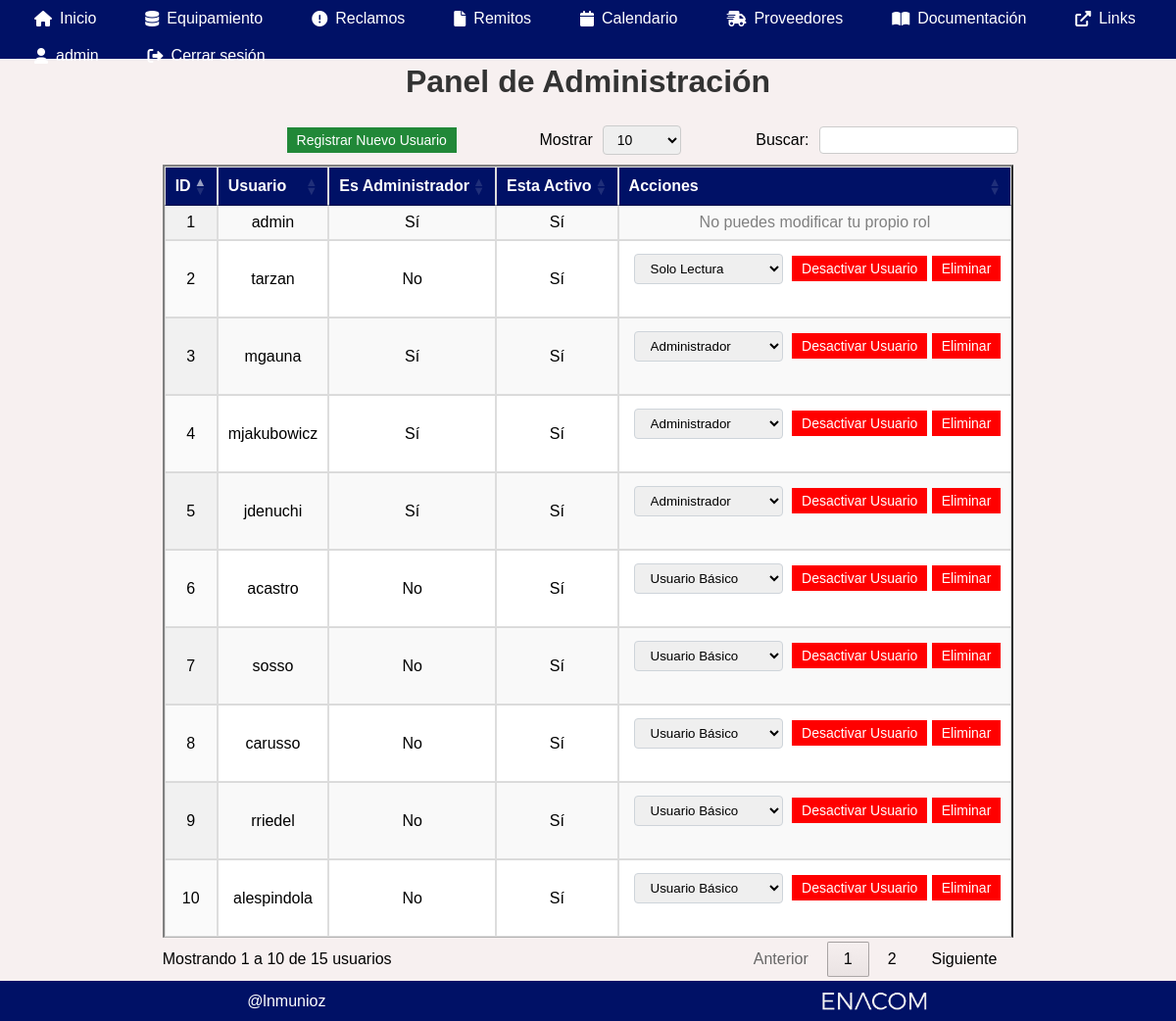
Screenshot of /admin_dashboard (signed in) with the database file from the repository.
### models.py (models this page shows, shortened)
class User(UserMixin, db.Model):
    id = db.Column(db.Integer, primary_key=True)
    username = db.Column(db.String(50), unique=True, nullable=False)
    password = db.Column(db.String(100), nullable=False)
    role = db.Column(db.String(20), nullable=False, default='lectura')  # Nueva columna
    is_admin = db.Column(db.Boolean, default=False)  # Indica si el usuario es administrador
    is_active = db.Column(db.Boolean, default=True)  # Indica si el usuario está activo
    nombre_usuario = db.Column(db.String(30), nullable=True)
    apellido_usuario = db.Column(db.String(30), nullable=True)
    email = db.Column(db.String(50), nullable=True)

### app2.py (the view, shortened to what this page needs)
@app.route('/admin_dashboard', methods=['GET', 'POST'])
@login_required
def admin_dashboard():
    mensaje = None
    if not current_user.is_admin:
        mensaje = 'Acceso Denegado'
        return redirect(url_for('index'))
    users = User.query.all()
    return render_template('admin.html', users=users, mensaje=mensaje)

### app2.py (called while the page is built)
@login_manager.user_loader
def load_user(user_id):
    return User.query.get(int(user_id))

### templates/admin.html (shortened to what this page needs)
{% extends "index.html" %}
{% block content %}
<body>
    <h1>Panel de Administración</h1>
    <div class="filtros-container">
        <a href="{{ url_for('registrar') }}" class="exportar-btn">Registrar Nuevo Usuario</a>
    </div>
    <table id="tabla-gestion-usuarios" class="display" border="2">
        <thead>
            <tr>
                <th>ID</th>
                <th>Usuario</th>
                <th>Es Administrador</th>
                <th>Esta Activo</th>
                <th>Acciones</th>
            </tr>
        </thead>
        <tbody>
            {% for user in users %}
            <tr>
                <td>{{ user.id }}</td>
                <td>{{ user.username }}</td>
                <td>{% if user.is_admin %} Sí
                    {% else %} No
                    {% endif %}
                </td>
                <td>{% if user.is_active %} Sí
                    {% else %} No
                    {% endif %}
                </td>
                <td>
                    {% if user.id != current_user.id %}
                    <form id="form-{{ user.id }}" class="user-action-form" data-username="{{ user.username }}" method="POST" action="{{ url_for('admin_dashboard') }}">
                        <select name="new_role" class="form-select" onchange="confirmRoleChange(this)" data-username="{{ user.username }}" data-prev-value="{{ user.role }}">
                            <option value="admin" {% if user.role == 'admin' %}selected{% endif %}>Administrador</option>
                            <option value="basico" {% if user.role == 'basico' %}selected{% endif %}>Usuario Básico</option>
                            <option value="lectura" {% if user.role == 'lectura' %}selected{% endif %}>Solo Lectura</option>
                        </select>
                        {% if user.is_active %}
                        <button type="button" onclick="handleUserAction('deactivate', {{ user.id }}, '{{ user.username }}')" style="background-color: red; color: white;">Desactivar Usuario</button>
                        {% else %}
                        <button type="button" onclick="handleUserAction('activate', {{ user.id }}, '{{ user.username }}')">Activar Usuario</button>
                        {% endif %}
                        <button type="button" onclick="handleUserAction('delete', {{ user.id }}, '{{ user.username }}')" style="background-color: red; color: white;">Eliminar</button>
                    </form>
                    {% else %}
                        <span style="color: gray;">No puedes modificar tu propio rol</span>
                    {% endif %}
                </td>
            </tr>
            {% endfor %}
        </tbody>
    </table>
</body>
{% endblock %}

### static/styles.css (style rules this page uses)
body { font-family: Arial, sans-serif; background-color: #f7f0f0; text-align: center; max-width: 100%; overflow-x: hidden; }
h1 { color: #333; }
table { width: 100%; margin: 20px auto; border-collapse: collapse; background: white; min-width: 600px; }
th, td { border: 1px solid #ddd; padding: 10px; }
th { background: #001166; color: white; }
button { background: #218838; font-size: 14px; color: white; border: none; padding: 5px 10px; cursor: pointer; }
.exportar-btn { display: inline-block; font-size: 14px; padding: 5px 10px; background-color: #218838; color: white; text-decoration: none; text-align: center; }
form { margin-bottom: 20px; }
input, select { padding: 5px; margin: 5px; }
.filtros-container { display: flex; align-items: center; gap: 10px; margin-bottom: 5px; }
.form-select { width: auto; display: inline-block; margin-right: 5px; padding: 0.375rem 1.75rem 0.375rem 0.75rem; border-radius: 0.25rem; border: 1px solid #ced4da; }
.content h1 { margin-top: 20px; }

### rows the page displays
User: id "1", username "admin", is_admin "Sí", is_active "Sí", shows "No puedes modificar tu propio rol"
User: id "2", username "tarzan", is_admin "No", is_active "Sí", new_role "Solo Lectura"
User: id "3", username "mgauna", is_admin "Sí", is_active "Sí", new_role "Administrador"
User: id "4", username "mjakubowicz", is_admin "Sí", is_active "Sí", new_role "Administrador"
User: id "5", username "jdenuchi", is_admin "Sí", is_active "Sí", new_role "Administrador"
User: id "6", username "acastro", is_admin "No", is_active "Sí", new_role "Usuario Básico"
User: id "7", username "sosso", is_admin "No", is_active "Sí", new_role "Usuario Básico"
User: id "8", username "carusso", is_admin "No", is_active "Sí", new_role "Usuario Básico"
User: id "9", username "rriedel", is_admin "No", is_active "Sí", new_role "Usuario Básico"
User: id "10", username "alespindola", is_admin "No", is_active "Sí", new_role "Usuario Básico"

### other values shown
{{ session['username'] if 'username' in session else 'Perfil' }} "admin"
